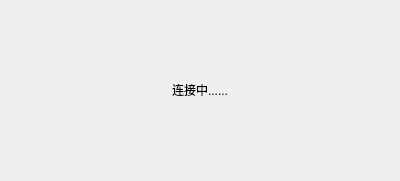
<?xml version="1.0" encoding="UTF-8"?>
<ui version="4.0">
 <class>connectDialog</class>
 <widget class="QDialog" name="connectDialog">
  <property name="geometry">
   <rect>
    <x>0</x>
    <y>0</y>
    <width>400</width>
    <height>181</height>
   </rect>
  </property>
  <property name="windowTitle">
   <string>Dialog</string>
  </property>
  <widget class="QLabel" name="label">
   <property name="geometry">
    <rect>
     <x>60</x>
     <y>80</y>
     <width>280</width>
     <height>20</height>
    </rect>
   </property>
   <property name="text">
    <string>连接中......</string>
   </property>
   <property name="alignment">
    <set>Qt::AlignCenter</set>
   </property>
  </widget>
 </widget>
 <resources/>
 <connections/>
</ui>
